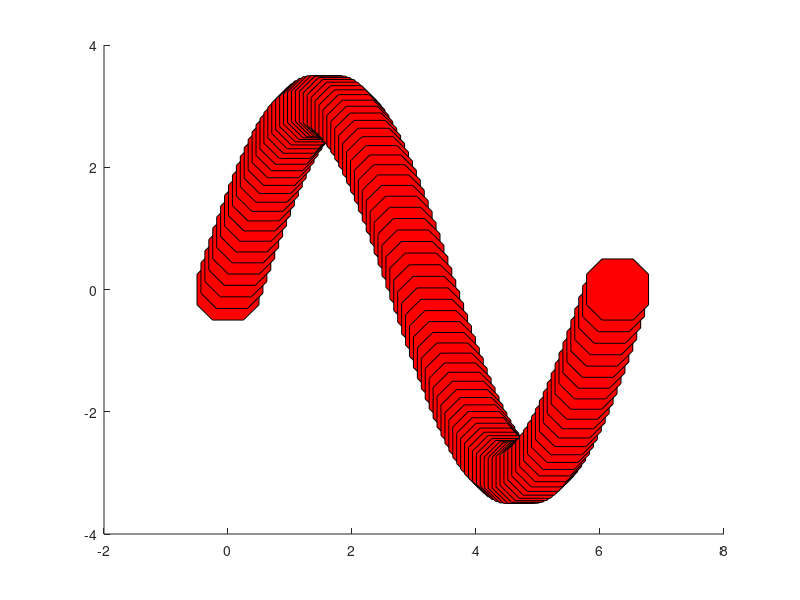

This chart was generated by the following MATLAB code:
car = [-0.25 -0.5; 0.25 -0.5; 0.5 -0.25; 0.5 0.25;
       0.25 0.5; -0.25 0.5; -0.5 0.25; -0.5 -0.25] ; 
% track 
th = linspace(0,2*pi) ;
y = 3*sin(th) ; 
% move the object 
for i = 1:length(th)
  P = car+[th(i) y(i)] ;
  patch(P(:,1),P(:,2),'r');
  drawnow
end